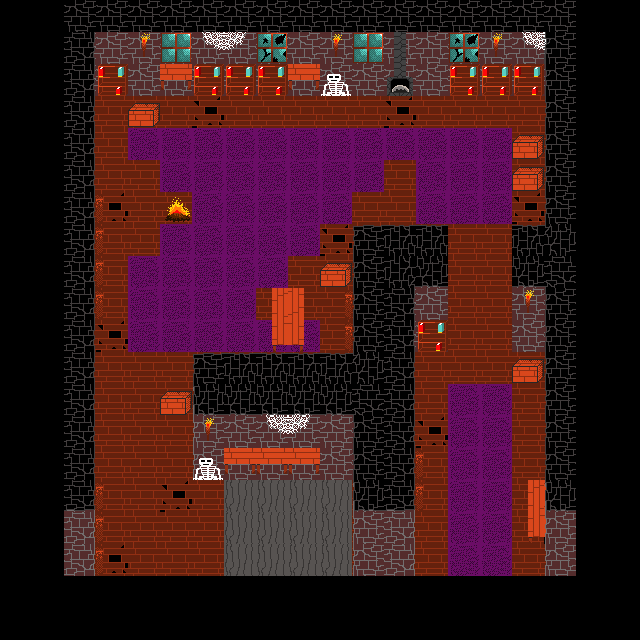

The image is a tile-based game level rendered from a .tmx file. Its description and complete source (layers, tilesets, objects, tile grids) follow:
An orthogonal 20x20 tile map with 32x32 px tiles, 4 tile layers (Ground, Objects, Walls, Wall Objects), 9 tilesets and 1 object.

<map version="1.0" tiledversion="1.1.6" orientation="orthogonal" renderorder="right-down" width="20" height="20" tilewidth="32" tileheight="32" infinite="0" nextobjectid="2">
 <tileset firstgid="1" source="../Tilesets/Stonework3.tsx" />
 <tileset firstgid="65" source="../Tilesets/indoor_floors.tsx" />
 <tileset firstgid="80" source="../Tilesets/Stonework_gaps.tsx" />
 <tileset firstgid="110" source="../Tilesets/miscobjects.tsx" />
 <tileset firstgid="150" source="../Tilesets/furniture.tsx" />
 <tileset firstgid="186" source="../Tilesets/cavestuff.tsx" />
 <tileset firstgid="210" source="../Tilesets/Campfire.tsx" />
 <tileset firstgid="235" source="../Tilesets/webs.tsx" />
 <tileset firstgid="239" source="../Tilesets/tiles3.tsx" />
 <layer name="Ground" width="20" height="20">
  <data encoding="csv">
0,0,0,0,0,0,0,0,0,0,0,0,0,0,0,0,0,0,0,0,
0,0,20,0,0,0,0,0,0,0,0,0,0,0,0,0,0,20,0,0,
0,0,20,72,72,72,72,72,72,72,72,72,72,72,72,72,72,20,0,0,
0,0,72,72,72,72,75,72,72,72,72,72,75,72,72,72,72,72,0,0,
0,0,72,72,65,65,65,65,65,65,65,65,65,65,65,65,72,72,0,0,
0,0,72,72,72,65,65,65,65,65,65,65,72,65,65,65,72,72,0,0,
0,0,72,75,72,72,65,65,65,65,65,72,72,65,65,65,75,72,0,0,
0,0,72,72,72,65,65,65,65,65,75,72,72,72,72,72,72,72,0,0,
0,0,72,72,65,65,65,65,65,72,72,72,72,72,72,72,72,72,0,0,
0,0,72,72,65,65,65,65,72,72,72,72,72,72,72,72,72,72,0,0,
0,0,72,75,65,65,65,65,65,65,72,72,72,72,72,72,72,72,0,0,
0,0,72,72,72,72,72,72,72,72,72,72,72,72,72,72,72,72,0,0,
0,0,72,72,72,72,72,72,72,72,72,72,72,72,65,65,72,72,0,0,
0,0,72,72,72,72,72,72,72,72,72,72,72,75,65,65,72,72,0,0,
0,0,72,72,72,72,72,72,72,72,72,72,72,72,65,65,72,72,0,0,
0,0,72,72,72,75,72,72,72,72,72,72,72,72,65,65,72,168,0,0,
0,0,72,72,72,72,72,72,72,72,72,72,72,72,65,65,72,169,0,0,
0,0,72,75,72,72,72,72,72,72,72,72,72,72,65,65,72,72,0,0,
0,0,0,0,0,0,0,0,0,0,0,0,0,0,0,0,0,0,0,0,
0,0,0,0,0,0,0,0,0,0,0,0,0,0,0,0,0,0,0,0
</data>
 </layer>
 <layer name="Objects" width="20" height="20">
  <properties>
   <property name="unity:sortingLayerName" value="WorldObjects" />
   <property name="unity:sortingOrder" type="int" value="0" />
  </properties>
  <data encoding="csv">
0,0,0,0,0,0,0,0,0,0,0,0,0,0,0,0,0,0,0,0,
0,0,99,0,0,0,0,0,0,0,0,0,0,0,0,0,0,235,0,0,
0,0,99,0,0,0,0,0,0,0,0,0,0,0,0,0,0,99,0,0,
0,0,0,0,112,0,0,0,0,0,0,0,0,0,0,0,0,0,0,0,
0,0,0,0,0,0,0,0,0,0,0,0,0,0,0,0,112,0,0,0,
0,0,0,0,0,0,0,0,0,0,0,0,0,0,0,0,112,0,0,0,
0,0,0,0,0,211,0,0,0,0,0,0,0,0,0,0,0,0,0,0,
0,0,0,0,0,0,0,0,0,0,0,0,0,0,0,0,0,0,0,0,
0,0,0,0,0,0,0,0,0,0,112,0,39,39,0,0,39,39,0,0,
0,0,0,0,0,0,0,0,167,168,0,0,39,0,0,0,0,39,0,0,
0,0,0,0,0,0,0,0,170,169,0,0,39,0,0,0,0,39,0,0,
0,0,0,0,0,0,0,0,0,0,0,0,0,0,0,0,112,0,0,0,
0,0,0,0,0,112,40,39,39,39,39,39,0,0,0,0,0,0,0,0,
0,0,0,0,0,0,0,0,0,0,0,39,0,0,0,0,0,0,0,0,
0,0,0,0,0,0,0,0,0,0,0,39,0,0,0,0,0,0,0,0,
0,0,43,0,0,0,0,186,186,186,186,40,43,0,0,0,0,40,0,0,
0,0,0,0,0,0,0,186,186,186,186,0,0,0,0,0,0,0,0,0,
0,0,0,0,0,0,0,186,186,186,186,0,0,0,0,0,0,0,0,0,
0,0,0,0,0,0,0,0,0,0,0,0,0,0,0,0,0,0,0,0,
0,0,0,0,0,0,0,0,0,0,0,0,0,0,0,0,0,0,0,0
</data>
 </layer>
 <layer name="Walls" width="20" height="20">
  <data encoding="csv">
0,0,1,1,1,1,1,1,1,1,1,1,1,1,1,1,1,1,0,0,
0,0,5,99,99,99,99,99,99,99,99,99,99,99,99,99,99,2,0,0,
0,0,5,99,99,99,99,99,99,99,99,99,99,99,99,99,99,2,0,0,
0,0,5,0,0,0,0,0,0,0,0,0,0,0,0,0,0,2,0,0,
0,0,5,0,0,0,0,0,0,0,0,0,0,0,0,0,0,2,0,0,
0,0,5,0,0,0,0,0,0,0,0,0,0,0,0,0,0,2,0,0,
0,0,5,0,0,0,0,0,0,0,0,0,0,0,0,0,0,2,0,0,
0,0,5,0,0,0,0,0,0,0,0,13,4,4,0,0,4,15,0,0,
0,0,5,0,0,0,0,0,0,0,0,2,17,3,0,0,3,16,0,0,
0,0,5,0,0,0,0,0,0,0,0,2,5,39,0,0,39,2,0,0,
0,0,5,0,0,0,0,0,0,0,0,2,5,39,0,0,39,2,0,0,
0,0,5,0,0,0,13,4,4,4,4,15,5,0,0,0,0,2,0,0,
0,0,5,0,0,0,12,3,237,238,3,16,5,0,0,0,0,2,0,0,
0,0,5,0,0,0,40,39,39,39,39,2,5,0,0,0,0,2,0,0,
0,0,5,0,0,0,40,39,39,39,39,2,5,0,0,0,0,2,0,0,
0,0,10,0,0,0,0,0,0,0,0,12,10,0,0,0,0,12,0,0,
0,0,43,0,0,0,0,0,0,0,0,40,43,0,0,0,0,40,0,0,
0,0,43,0,0,0,0,0,0,0,0,40,43,0,0,0,0,40,0,0,
0,0,0,0,0,0,0,0,0,0,0,0,0,0,0,0,0,0,0,0,
0,0,0,0,0,0,0,0,0,0,0,0,0,0,0,0,0,0,0,0
</data>
 </layer>
 <layer name="Wall Objects" width="20" height="20">
  <data encoding="csv">
0,0,0,0,0,0,0,0,0,0,0,0,0,0,0,0,0,0,0,0,
0,0,0,0,214,158,236,235,183,0,213,158,230,0,183,214,236,0,0,0,
0,0,0,162,0,165,162,162,162,165,120,0,227,0,162,162,162,0,0,0,
0,0,0,0,0,0,0,0,0,0,0,0,0,0,0,0,0,0,0,0,
0,0,0,0,0,0,0,0,0,0,0,0,0,0,0,0,0,0,0,0,
0,0,0,0,0,0,0,0,0,0,0,0,0,0,0,0,0,0,0,0,
0,0,0,163,0,0,0,0,0,0,0,0,0,0,0,0,0,0,0,0,
0,0,0,163,0,0,0,0,0,0,0,0,0,0,0,0,0,0,0,0,
0,0,0,163,0,0,0,0,0,0,0,0,0,0,0,0,0,0,0,0,
0,0,0,163,0,0,0,0,0,0,164,0,0,0,0,0,213,0,0,0,
0,0,0,0,0,0,0,0,0,0,164,0,0,162,0,0,0,0,0,0,
0,0,0,0,0,0,0,0,0,0,0,0,0,0,0,0,0,0,0,0,
0,0,0,0,0,0,0,0,3,3,0,0,0,0,0,0,0,0,0,0,
0,0,0,0,0,0,213,0,236,235,0,0,0,0,0,0,0,0,0,0,
0,0,0,0,0,0,120,165,165,165,0,0,0,163,0,0,0,0,0,0,
0,0,0,163,0,0,0,0,0,0,0,0,0,163,0,0,167,0,0,0,
0,0,0,163,0,0,0,0,0,0,0,0,0,0,0,0,170,0,0,0,
0,0,0,163,0,0,0,0,0,0,0,0,0,0,0,0,0,0,0,0,
0,0,0,0,0,0,0,0,0,0,0,0,0,0,0,0,0,0,0,0,
0,0,0,0,0,0,0,0,0,0,0,0,0,0,0,0,0,0,0,0
</data>
 </layer>
 <objectgroup name="Boundaries">
  <object id="1" x="64" y="576" width="512" height="32" />
 </objectgroup>
</map>
